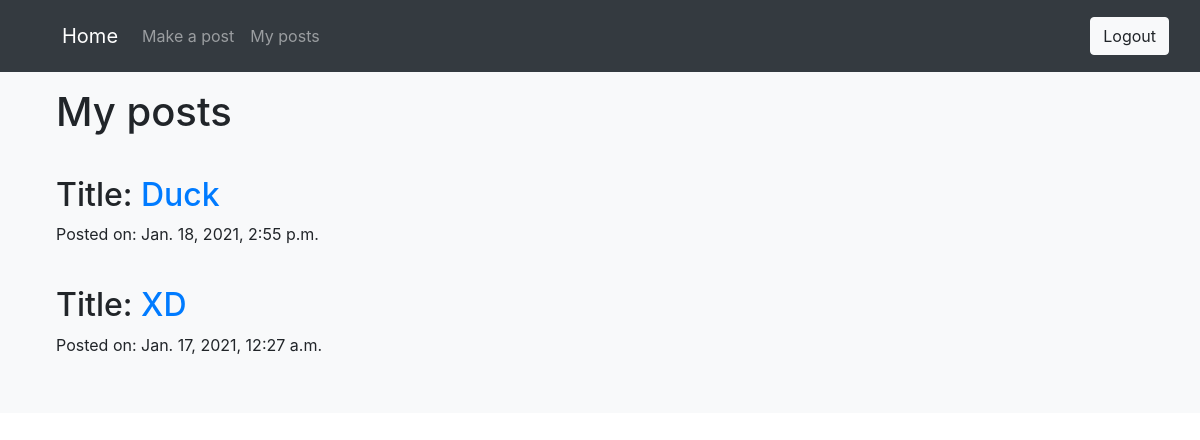
Screenshot of /myposts/ (signed in) with the database file from the repository.
### simple_website/models.py (models this page shows, shortened)
class MakePost(models.Model):
    title = models.CharField(max_length=30)
    content = models.TextField(max_length=500, blank=True)
    photo = ResizedImageField(size=[500, 300], quality=100, upload_to='simple_website/images/', null=True, blank=True, default='')
    created = models.DateTimeField(auto_now_add=True)
    user = models.ForeignKey(User, on_delete=models.CASCADE)

### simple_website/views.py (the view)
# urls.py: path('myposts/', views.myposts, name='myposts'),
@login_required
def myposts(request):
    posts = MakePost.objects.filter(user=request.user).order_by('-created')
    return render(request, 'simple_website/myposts.html',{'posts':posts})

### simple_website/templates/simple_website/myposts.html
{% extends 'simple_website/base.html' %}
{% block content %}
<ul>
<h1>My posts</h1>
</ul>
<br>
{% for post in posts %}
  <ul>
    <h2>Title: <a href="{% url 'viewpost' post.id %}"> {{ post.title }} </a></h2>
    Posted on: {{ post.created }}
    <br>
  </ul>
  <br>
{% endfor %}
{% endblock %}

### rows the page displays
MakePost: title "Duck", created "Jan. 18, 2021, 2:55 p.m."
MakePost: title "XD", created "Jan. 17, 2021, 12:27 a.m."
